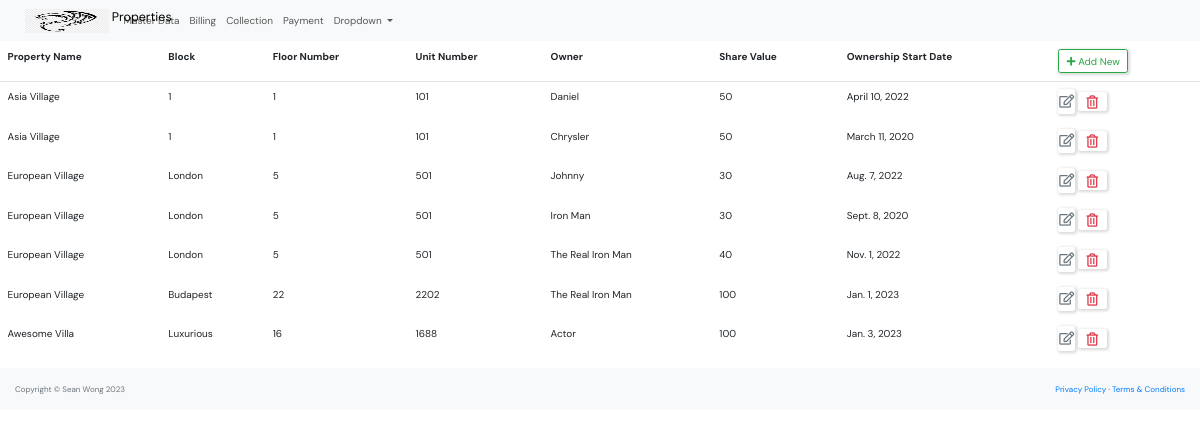
The app's page /master_data/unit_list/, older data.
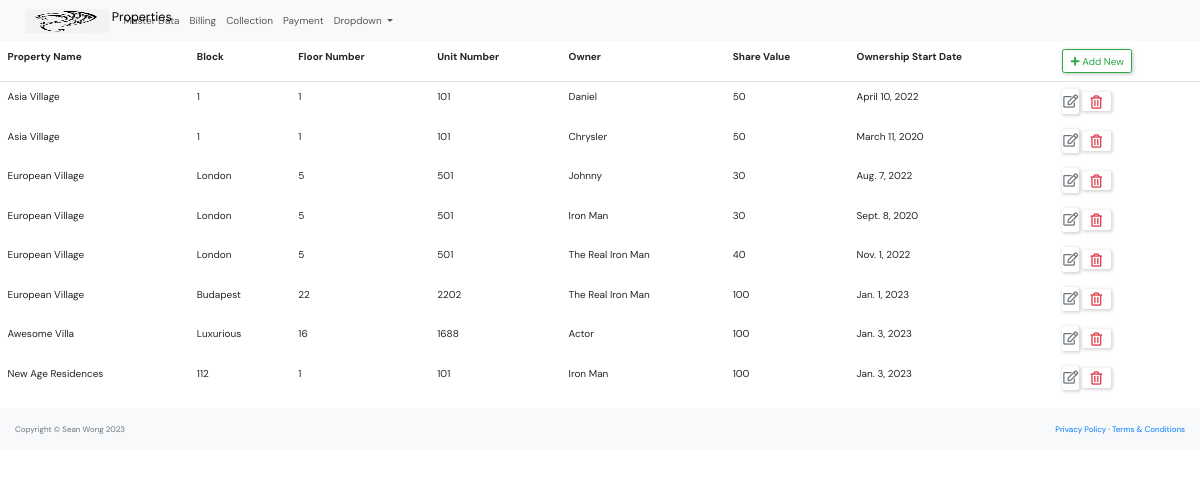
The same page, newer data.
### master_data/models.py (models this page shows, shortened)
class Unit(models.Model):
    property=models.ForeignKey(Property, on_delete=models.CASCADE)
    block=models.CharField(max_length=50, null=True, blank=True)
    floor=models.CharField(max_length=50, null=True, blank=True)
    unit_number=models.CharField(max_length=10)
    owner = models.ForeignKey(Owner, null=True, blank=True, on_delete=models.SET_NULL)
    share_value = models.PositiveIntegerField(default=100)
    ownership_start_date=models.DateField()
    maintenance_fee_monthly = models.DecimalField(max_digits=10, decimal_places=2)
    sinking_fund_monthly = models.DecimalField(max_digits=10, decimal_places=2)
    class Meta:
        constraints = [
            models.CheckConstraint(
                check=Q(ownership_start_date__lte=Now()),
                name = "ownership_start_date must be less than or equal today"
            )
    ]

class Property(models.Model):
    PROPERTY_TYPE = [
        ('L', 'Leasehold'),
        ('F', 'Freehold'),
        ('O', 'Others'),
    ]
    CONTRACT_PERIOD =[
        ('1', '1 Year'),
        ('3', '3 Years'),
        ('5', '5 Years'),
    ]
    name = models.CharField(max_length=250)
    type = models.CharField(max_length=1, choices=PROPERTY_TYPE)
    address = models.CharField(max_length=250)
    postal_code = models.CharField(max_length=10)
    phone = models.CharField(max_length=10)
    web = models.URLField()
    email=models.EmailField(
        unique=True,
        error_messages={
            'unique':'Thie email has already ben registered'
        }
        )
    manager= models.ForeignKey('Manager', null=True, on_delete=models.SET_NULL)
    contract_period=models.CharField(max_length=1, choices=CONTRACT_PERIOD)
    start_date=models.DateField()
    description=models.TextField(null=True, blank=True)
    class Meta:
        constraints = [
            models.CheckConstraint(
                check=Q(start_date__lte=Now()),
                name = "start_date must be less than or equal today"
            )
    ]
    def __str__(self):
        return self.name

class Owner(models.Model):
    family_name = models.CharField(max_length=250)
    given_name = models.CharField(max_length=250)
    preferred_name = models.CharField(max_length=250)
    phone = models.CharField(max_length=10)
    email=models.EmailField(
        unique=True,
        error_messages={
            'unique':'Thie email has already ben registered'
        }
        )
    class Meta:
        constraints = [
            models.UniqueConstraint(fields=['given_name', 'family_name'], name='unique_owner'),
        ]
    def __str__(self):
        return self.preferred_name

### master_data/views.py (the view)
# urls.py: path('unit_list/',views.unit_list, name='unit-list'),
def unit_list(request):
    context = {
        'unit_list': Unit.objects.all(),
        }
    return render(request, "master_data/unit_list.html", context)

### master_data/templates/master_data/unit_list.html (shortened to what this page needs)
{% extends "base.html" %}
            {% block content %}
            <table class="table table-borderless">
                <thead class="border-bottom font-weight-bold">
                    <tr>
                        <td>Property Name</td>
                        <td>Block</td>
                        <td>Floor Number</td>
                        <td>Unit Number</td>
                        <td>Owner</td>
                        <td>Share Value</td>
                        <td>Ownership Start Date</td>
                        <td>
                            <a href="{% url 'unit-create' %}" class="btn btn-outline-success">
                                <i class="fas fa-plus"></i> Add New
                            </a>
                        </td>
                    </tr>
                </thead>
                <tbody>
                    {% for unit in unit_list %}
                        <tr>
                            <td>{{unit.property}}</td>
                            <td>{{unit.block}}</td>
                            <td>{{unit.floor}}</td>
                            <td>{{unit.unit_number}}</td>
                            <td>{{unit.owner}}</td>
                            <td>{{unit.share_value}}</td>
                            <td>{{unit.ownership_start_date}}</td>
                            <td>
                                <a href="{% url 'unit-update' unit.id %}" class="btn text-secondary px-0">
                                    <i class="far fa-edit fa-lg"></i>
                                </a>
                                <form action="{% url 'unit-delete' unit.id %}" method="post" class="d-inline">
                                    <button type="submit" class="btn">
                                        <i class="far fa-trash-alt fa-lg text-danger float-right"></i>
                                    </button>
                                </form>
                            </td>
                        </tr>
                    {% endfor %}
                </tbody>
            </table>
            {% endblock content %}

Row changes from the older to the newer data that the page shows:
added Unit: property "New Age Residences", block "112", floor "1", unit_number "101", owner "Iron Man", share_value "100", ownership_start_date "Jan. 3, 2023"
